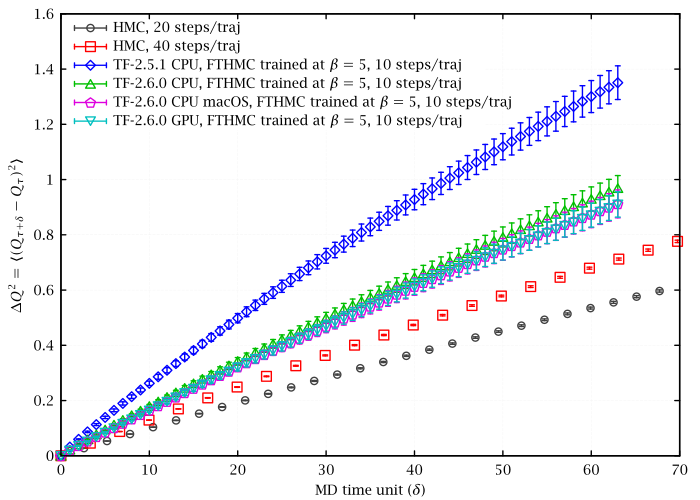

This figure's gnuplot source:
set lmargin 9
set grid lc rgb '#f0f0f0'
set xlabel 'MD time unit ($\delta$)'
set ylabel '$\Delta Q^2 = \langle (Q_{\tau+\delta}-Q_\tau)^2 \rangle$'
set key left Left reverse
set xrange [0:70]
plot\
	"<sed -n '/^beta: 5$/,/^beta: /{/^BEGIN dQ2$/,/^END dQ2$/{/dQ2/d;p;};}' ../../u1_2d/stats/t_hmc_2_dq2_post_train" u ($1*20*0.13025032951094404):2:4 w e t 'HMC, 20 steps/traj',\
	"<sed -n '/^beta: 5$/,/^beta: /{/^BEGIN dQ2$/,/^END dQ2$/{/dQ2/d;p;};}' ../../u1_2d/stats/t_hmc_0_dq2_post_train" u ($1*40*0.083048177247344687):2:4 w e t 'HMC, 40 steps/traj',\
	"<sed -n '/^beta: 5$/,/^beta: /{/^BEGIN dQ2$/,/^END dQ2$/{/dQ2/d;p;};}' ../../u1_2d/stats/t_force_b25_0_dq2_post_train" u ($1*10*0.1):2:4 w e t 'TF-2.5.1 CPU, FTHMC trained at $\beta=5$, 10 steps/traj',\
	"<sed -n '/^beta: 5$/,/^beta: /{/^BEGIN dQ2$/,/^END dQ2$/{/dQ2/d;p;};}' ../../u1_2d/stats/t_force_b25_0.1_dq2_post_train" u ($1*10*0.1):2:4 w e t 'TF-2.6.0 CPU, FTHMC trained at $\beta=5$, 10 steps/traj',\
	"<sed -n '/^beta: 5$/,/^beta: /{/^BEGIN dQ2$/,/^END dQ2$/{/dQ2/d;p;};}' ../../u1_2d/stats/t_force_b25_0.mac_dq2_post_train" u ($1*10*0.1):2:4 w e t 'TF-2.6.0 CPU macOS, FTHMC trained at $\beta=5$, 10 steps/traj',\
	"<sed -n '/^beta: 5$/,/^beta: /{/^BEGIN dQ2$/,/^END dQ2$/{/dQ2/d;p;};}' ../../u1_2d/stats/t_force_b25_0.cuda_dq2_post_train" u ($1*10*0.1):2:4 w e t 'TF-2.6.0 GPU, FTHMC trained at $\beta=5$, 10 steps/traj'
